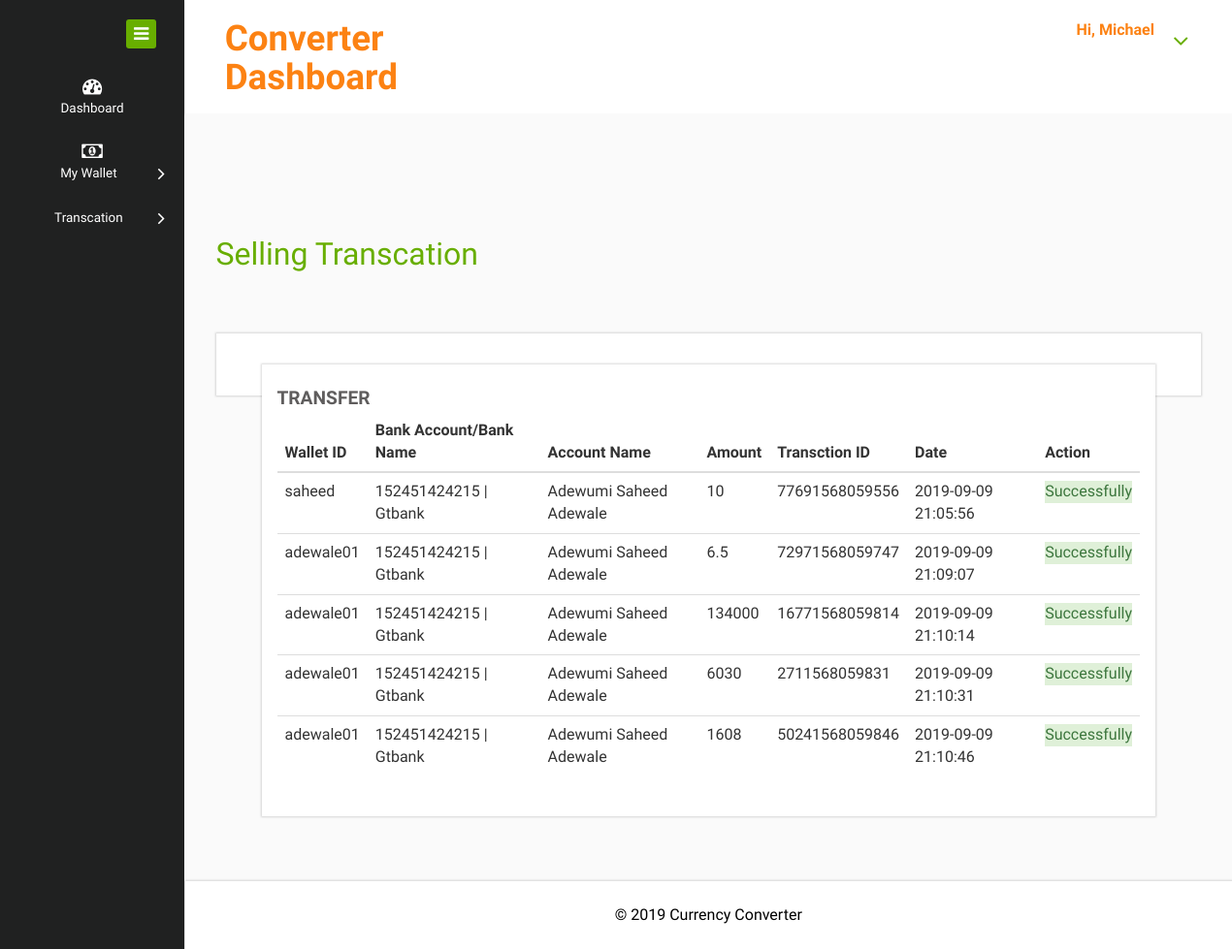
The page /withdraw.php (signed in) on the database its author committed.
### tables this page shows
CREATE TABLE `user` (
  `id` int(11) NOT NULL,
  `fname` text NOT NULL,
  `lname` text NOT NULL,
  `Email` text NOT NULL,
  `Mobile` text NOT NULL,
  `password` text NOT NULL,
  `address` text NOT NULL,
  `state` text NOT NULL,
  `wallet` double NOT NULL,
  `wallet_id` varchar(200) NOT NULL,
  `status` text NOT NULL DEFAULT '0',
  `bank_acct` text NOT NULL,
  `bank_name` text NOT NULL,
  `acct_name` text NOT NULL,
  `created_date` datetime NOT NULL DEFAULT current_timestamp()
);

CREATE TABLE `payment` (
  `id` int(11) NOT NULL,
  `reciever` text NOT NULL,
  `email` text NOT NULL,
  `sender` text NOT NULL,
  `amount` text NOT NULL,
  `status` text NOT NULL,
  `method_payment` text NOT NULL,
  `transc_id` text NOT NULL,
  `trascation_id_code` text NOT NULL,
  `admin_status` enum('0','1','','') NOT NULL DEFAULT '0',
  `approve_date` text NOT NULL,
  `bank_acct` text NOT NULL,
  `bank_name` text NOT NULL,
  `acct_name` text NOT NULL,
  `created_date` datetime NOT NULL DEFAULT current_timestamp()
);

### withdraw.php (the view, shortened to what this page needs)
<?php
include 'header.php';
$data="SELECT * FROM payment where transc_id='withdraw'";
$query=mysqli_query($con,$data);
?>
<div class="blank">
      <h2>Selling Transcation </h2>
      <div class="blankpage-main">
        <div class="col-md-12 chit-chat-layer1-left">
               <div class="work-progres">
                            <div class="chit-chat-heading">
                                   Transfer
                            </div>
                            <div class="table-responsive">
                                <table class="table table-hover">
                                  <thead>
                                    <tr>
                                      <th>Wallet ID</th>
                                      <th>Bank Account/Bank Name</th>
                                       <th>Account Name</th>
                                      <th>Amount</th>
                                      <th>Transction ID</th>
                                      <th>Date</th>
                                      <th>Action</th>
                                  </tr>
                              </thead>
                              <tbody>
                                <?php
                                  while($row=mysqli_fetch_array($query)){
                                    $field2name = $row["sender"];
                                    $field3name = $row["bank_acct"];
                                    $field8name = $row["acct_name"];
                                    $field9name = $row["bank_name"];
                                    $field4name = $row["amount"];
                                    $field5name = $row["trascation_id_code"];
                                    $field6name = $row["created_date"]; ?>
                                    <tr>
                                              <td><?php echo $field2name; ?></td>
                                               <td><?php echo $field3name; ?> | <?php echo $field9name; ?></td>
                                                 <td>
                                                  <?php echo $field8name; ?>
                                                   </td>
                                                <td><?php echo $field4name; ?></td>
                                                 <td><?php echo $field5name; ?></td>
                                                <td><?php echo $field6name; ?></td>
                                                 <td>
                                                  <div class="alert-success">Successfully</div>
                                                 </td>
                                          </tr>
                               <?php }?>
                          </tbody>
                      </table>
                  </div>
             </div>
      </div>
      </div>
    </div>
<?php include 'footer.php'; ?>

### header.php (shortened to what this page needs)
<?php
 include 'database.php';
 $email = $_SESSION['Email'];
    $query = "SELECT * FROM user WHERE Email ='$email'";
  $Complete = mysqli_query($con,$query);
    $Rows=mysqli_fetch_assoc($Complete);
 $fname=$Rows['fname'];
?>
<!DOCTYPE HTML>
<html>
<head>
<link href="css/bootstrap.css" rel="stylesheet" type="text/css" media="all">
<link href="css/style.css" rel="stylesheet" type="text/css" media="all"/>
<link href="css/font-awesome.css" rel="stylesheet">
</head>
<body>
<div class="page-container">
   <div class="left-content">
	   <div class="mother-grid-inner">
				<div class="header-main">
					<div class="header-left">
							<div class="logo-name">
									 <a href="index.html"> <h1>Converter Dashboard</h1>
								  </a>
							</div>
							<div class="clearfix"> </div>
						 </div>
						 <div class="header-right">
							<div class="profile_details">
								<ul>
									<li class="dropdown profile_details_drop">
										<a href="#" class="dropdown-toggle" data-toggle="dropdown" aria-expanded="false">
											<div class="profile_img">
												<div class="user-name">
													<p>Hi, <?php echo $fname ?></p>
												</div>
												<i class="fa fa-angle-down lnr"></i>
												<div class="clearfix"></div>
											</div>
										</a>
									</li>
								</ul>
							</div>
							<div class="clearfix"> </div>
						</div>
				     <div class="clearfix"> </div>
				</div>
<div class="inner-block">

### rows shown on the page
user: fname "Michael"
payment: sender "saheed", bank_acct "152451424215", bank_name "Gtbank", acct_name "Adewumi Saheed Adewale", amount "10", trascation_id_code "77691568059556", created_date "2019-09-09 21:05:56"
payment: sender "adewale01", bank_acct "152451424215", bank_name "Gtbank", acct_name "Adewumi Saheed Adewale", amount "6.5", trascation_id_code "72971568059747", created_date "2019-09-09 21:09:07"
payment: sender "adewale01", bank_acct "152451424215", bank_name "Gtbank", acct_name "Adewumi Saheed Adewale", amount "134000", trascation_id_code "16771568059814", created_date "2019-09-09 21:10:14"
payment: sender "adewale01", bank_acct "152451424215", bank_name "Gtbank", acct_name "Adewumi Saheed Adewale", amount "6030", trascation_id_code "2711568059831", created_date "2019-09-09 21:10:31"
payment: sender "adewale01", bank_acct "152451424215", bank_name "Gtbank", acct_name "Adewumi Saheed Adewale", amount "1608", trascation_id_code "50241568059846", created_date "2019-09-09 21:10:46"
